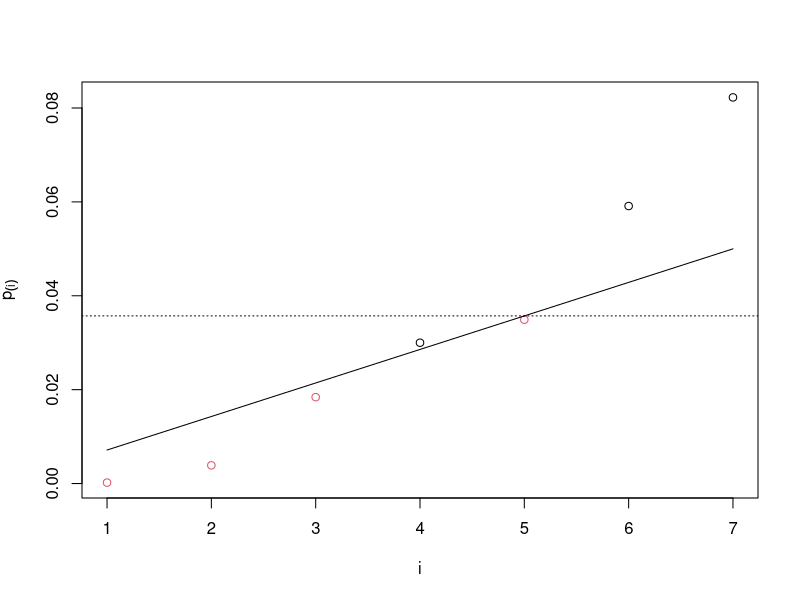
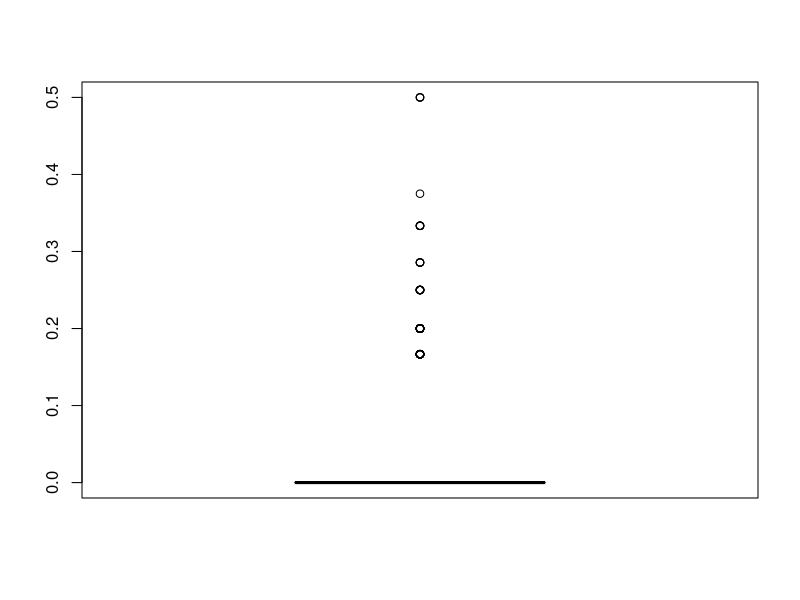

Here is the R script that generated these plots, in order:
## ---- chunk 1
alpha <- 0.05
pvals <- c(0.03000,0.0002, 0.05912, 0.08226, 0.00388, 0.0184, 0.03490)
m<-length(pvals)
names(pvals)<-LETTERS[1:m]
pvals
pvals.ord<-sort(pvals) # p-values sorted
pvals.ord
(1:m)[(pvals.ord <= alpha*(1:m)/m)] # indexes i
k<-max( (1:m)*(pvals.ord <= alpha*(1:m)/m) ) # k = max(indexes i)
k
alpha.adj<-(alpha*(1:m)/m)[k] # adjusted alpha level
alpha.adj
hyps.reject<-names(pvals)[pvals<=alpha.adj] # names hypothesis rejected
hyps.reject
## ---- chunk 2
pvals.ord.adj<-pvals.ord * m/(1:m)
for (i in 1:m){
pvals.ord.adj[i]<-min(pvals.ord.adj[i:m],1)
}
pvals.ord.adj # adjusted p-values
pvals.ord.adj[names(pvals)] # initial sorting
pvals.adj<-p.adjust(pvals,method="BH")
pvals.adj
## ---- chunk 3
i<-(pvals.ord <= alpha*(1:m)/m)
plot(1:m, pvals.ord, xlab="i", ylab=expression(p[(i)]), col=i+1)
segments(x0=1,y0=alpha/m, x1=m,y1=alpha)
abline(h=alpha.adj, lty="dotted")
## ---- chunk 4
hyps.reject.Bonf<-names(pvals)[pvals<=alpha/m]
hyps.reject.Bonf
## ---- chunk 5
m=18
B=1000


simulazione.1.esperimento <- function(){
   # genero la risposta di 6 pazienti su m enpoint
   endpoints=matrix(rnorm(6*m),6,m)
   # aggiunto un valore di 3 ai valori riferiti 
   # ai primi 5 endpoint per i tre pazienti con il farmaco new 
   endpoints[4:6,1:5]= endpoints[4:6,1:5]+5
   endpoints
  
   p.values.1.experiment=apply(endpoints , 2, function(y) t.test(y[1:3],y[4:6])$p.value)
   
   p.bonf <- p.adjust(p.values.1.experiment,method = "bonferroni")
   p.holm <- p.adjust(p.values.1.experiment,method = "holm")
   p.bh <- p.adjust(p.values.1.experiment,method = "BH")
   
   c(bonf=calcola.err.pow(p.bonf),
     holm=calcola.err.pow(p.holm),
     bh=calcola.err.pow(p.bh))
  }

#### calcola errori e pontenza per una procedura
calcola.err.pow <- function(p.values){
  c(Almeno1errore=any(p.values[-(1:5)]<alpha),
     fdp=sum(p.values[-(1:5)]<alpha)/max(1,sum(p.values<alpha)),
     power=sum(p.values[(1:5)]<alpha)/5)
}

res <- replicate(B,simulazione.1.esperimento())
dim(res)

res[1:2,1:20]

rowMeans(res)

boxplot(res[8,])

out=matrix(rowMeans(res),3,3)
colnames(out)=c("bonf","holm","bh")
rownames(out)=c("FWER","FDR","POWER")
out
